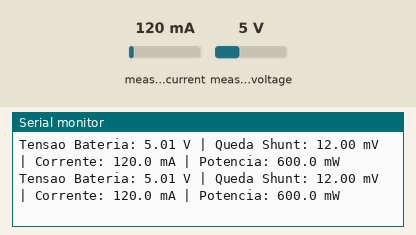
Simulated run of this sketch. Board: ESP32. On the bench: the last lines printed to the serial monitor. The test bench sets the inputs (shaded band); at power-on: measured current 120 mA, measured voltage 5 V.

Above: at 1.2 s.
1.3 s: measured current set to 40 mA
At 1.65 s:
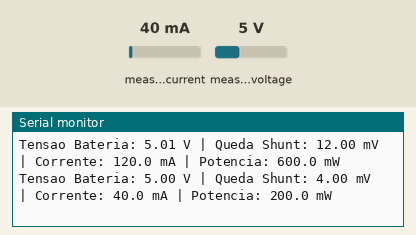
2.8 s: measured voltage set to 0.3 V
At 2.9 s:
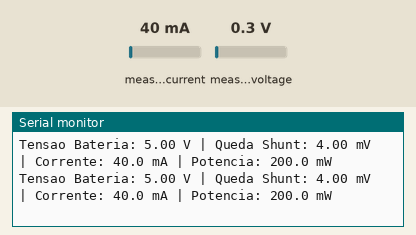
4.3 s: measured current set to 500 mA
At 4.37 s:
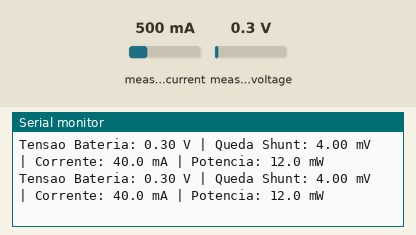
Timing chart, 0 to 7.3 s (numbered marks = the images above; inputs shaded):
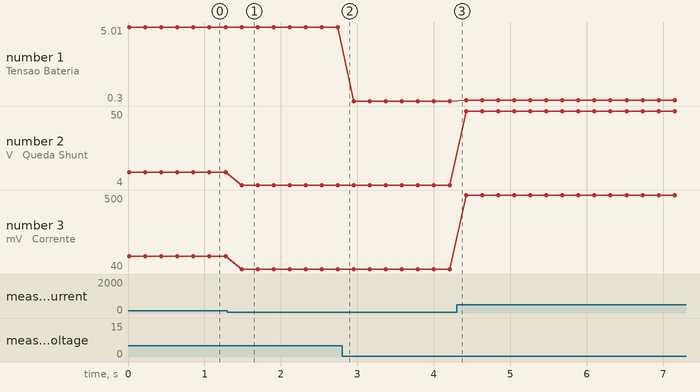

Measured:
- after the input at 1.3 s, the serial monitor: prints a new line after 0.19 s (image 1)
- plotted number 1: 5.01 → 5 after the input at 1.3 s, 5 → 0.3 after the input at 2.8 s, 0.3 → 0.35 after the input at 4.3 s
- plotted number 2: 12 → 4 after the input at 1.3 s, 4 → 50 after the input at 4.3 s
- plotted number 3: 120 → 40 after the input at 1.3 s, 40 → 500 after the input at 4.3 s

The sketch:

INA219.ino
```cpp
/** Teste unitário do monitor de corrente e tensão INA219.
 *  Configura a leitura em Fast Mode (400 kHz) no endereço padrão 0x40 e exibe
 *  tensão da bateria (V), corrente consumida (mA) e potência total (mW).
 *  Inclui fator de escala para a troca do resistor shunt original (R100 -> R200).
 */

#include <Wire.h>
#include <Adafruit_INA219.h>

#define I2C_SDA 21
#define I2C_SCL 22

Adafruit_INA219 ina219(0x40);

// Fator de correção do resistor Shunt:
// A biblioteca Adafruit assume o resistor original de 0.1 Ohm (marcação 100 / R100).
//- Se estiver usando o resistor original (100 / 0.1 Ohm), mantenha FATOR_SHUNT = 1.0
// - Se trocou para R200 (0.2 Ohm), use 0.5
// - Se trocou para R050 (0.05 Ohm para dobrar a corrente máxima), use 2.0
const float FATOR_SHUNT = 1.0;

void setup() {
  Serial.begin(115200);
  while (!Serial) delay(1);

  Wire.begin(I2C_SDA, I2C_SCL);
  Wire.setClock(400000); // Fast Mode (400kHz)

  Serial.println("\n--- Inicializando Monitor de Energia INA219 ---");

  if (!ina219.begin(&Wire)) {
    Serial.println("Falha ao encontrar o chip INA219! Verifique a fiacao I2C.");
    while (1) delay(10);
  }

  // Configura alcance máximo padrão (32V, 2A com resistor original)
  ina219.setCalibration_32V_2A();

  Serial.println("Sensor INA219 pronto e medindo!");
  Serial.println("--------------------------------------------------------------------------");
}

void loop() {
  float shuntVoltage_mV = ina219.getShuntVoltage_mV();
  float busVoltage_V    = ina219.getBusVoltage_V();

  // Aplica o fator de escala caso o resistor shunt físico tenha sido substituído
  float current_mA      = ina219.getCurrent_mA() * FATOR_SHUNT;
  float power_mW        = ina219.getPower_mW() * FATOR_SHUNT;

  // Tensão real na entrada (VIN+) = Tensão no barramento (VIN-) + queda no resistor shunt
  float loadVoltage_V   = busVoltage_V + (shuntVoltage_mV / 1000.0);

  Serial.print("Tensao Bateria: ");
  Serial.print(loadVoltage_V, 2);
  Serial.print(" V | Queda Shunt: ");
  Serial.print(shuntVoltage_mV, 2);
  Serial.print(" mV | Corrente: ");
  Serial.print(current_mA, 1);
  Serial.print(" mA | Potencia: ");
  Serial.print(power_mW, 1);
  Serial.println(" mW");

  delay(200); // Taxa de atualização de 5 Hz para facilitar leitura no monitor serial
}
```
